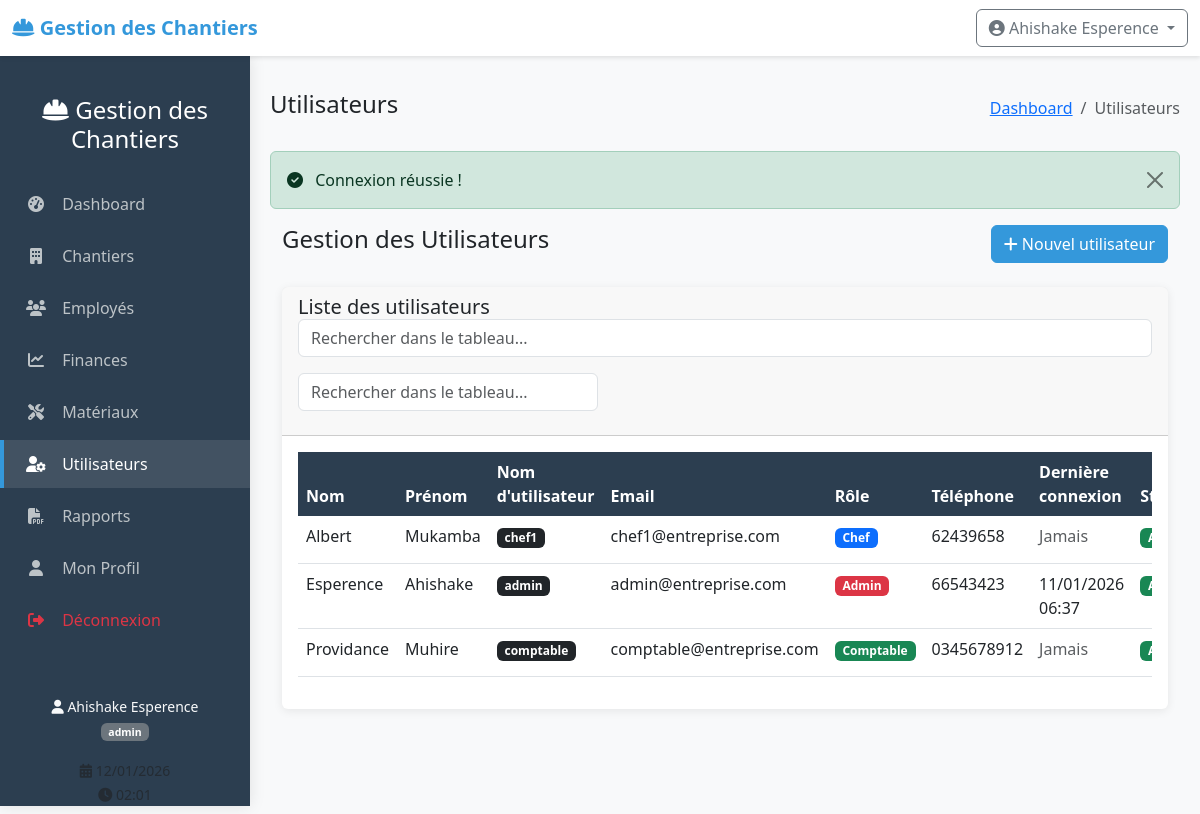
Before: /index.php?controller=user&action=index (signed in) with the older database file.
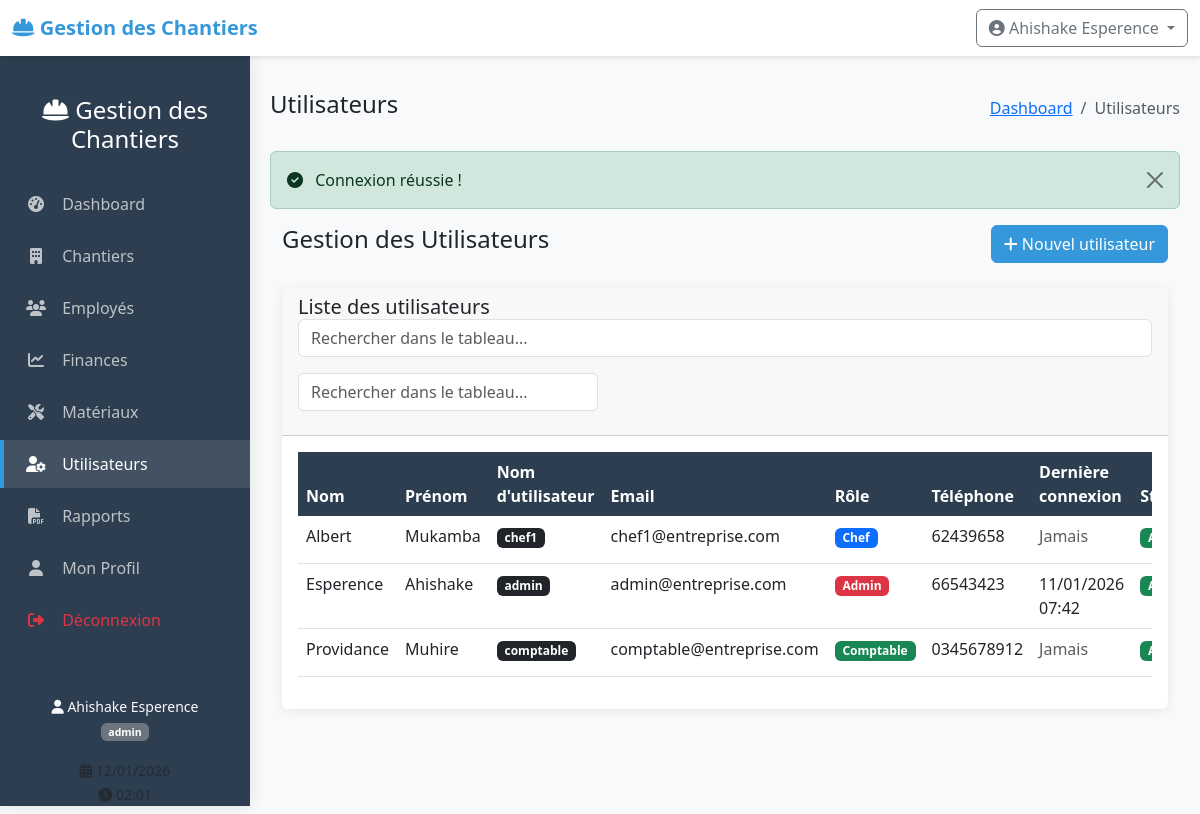
After: the same page with the newer database file.
### tables this page shows
CREATE TABLE users (
    id INTEGER PRIMARY KEY AUTOINCREMENT,
    username VARCHAR(50) UNIQUE NOT NULL,
    password VARCHAR(255) NOT NULL,
    nom VARCHAR(100) NOT NULL,
    prenom VARCHAR(100) NOT NULL,
    email VARCHAR(150) UNIQUE NOT NULL,
    role VARCHAR(20) NOT NULL CHECK(role IN ('admin', 'chef', 'comptable')),
    telephone VARCHAR(20),
    created_at DATETIME DEFAULT CURRENT_TIMESTAMP,
    last_login DATETIME,
    status BOOLEAN DEFAULT 1
);

### index.php (called while the page is built, shortened)
<?php
$controller = $_GET['controller'] ?? 'dashboard';
$action = $_GET['action'] ?? 'index';
$controllerInstance = new $controllerClass();
$id = $_GET['id'] ?? null;
if ($id !== null) {
    $data = $controllerInstance->$action($id);
} else {
    $data = $controllerInstance->$action();
}
$viewFolders = [
    'dashboard' => 'dashboard',
    'chantier' => 'chantiers',
    'employe' => 'employes',
    'materiau' => 'materiaux',
    'finance' => 'finances',
    'user' => 'users',
    'rapport' => 'repports'
];
$viewFolder = $viewFolders[$controller] ?? 'dashboard';
$viewFile = __DIR__ . '/views/' . $viewFolder . '/' . $action . '.php';
require_once $viewFile;

### models/User.php (called while the page is built, shortened)
<?php
class User {
    private $db;
    public function __construct() {
        $this->db = Database::getInstance()->getConnection();
    }
    public function getAll() {
        $sql = "SELECT * FROM users ORDER BY nom, prenom";
        $stmt = $this->db->query($sql);
        return $stmt->fetchAll();
    }
}
?>

### config/database.php (called while the page is built, shortened)
<?php
class Database {
    private static $instance = null;
    private $connection;
    private function __construct() {
        try {
            $this->connection = new PDO('sqlite:' . dirname(__DIR__) . '/data/chantiers.db');
            $this->connection->setAttribute(PDO::ATTR_ERRMODE, PDO::ERRMODE_EXCEPTION);
            $this->connection->setAttribute(PDO::ATTR_DEFAULT_FETCH_MODE, PDO::FETCH_ASSOC);
            $this->connection->exec('PRAGMA foreign_keys = ON');
        } catch(PDOException $e) {
            die("Erreur de connexion : " . $e->getMessage());
        }
    }
    public static function getInstance() {
        if (self::$instance == null) {
            self::$instance = new Database();
        }
        return self::$instance;
    }
    public function getConnection() {
        return $this->connection;
    }
}
?>

### controllers/UserController.php (called while the page is built, shortened)
<?php
require_once __DIR__ . '/../models/User.php';
class UserController {
    private $userModel;
    public function __construct() {
        $this->userModel = new User();
    }
    public function index() {
        $users = $this->userModel->getAll();
        return ['users' => $users];
    }
}
?>

### views/users/index.php (the view, shortened to what the changed rows need)
<?php
include __DIR__ . '/../../includes/header.php';
$data = $GLOBALS['data'] ?? [];
$users = $data['users'] ?? [];
?>
<div class="container-fluid">
    <div class="card">
        <div class="card-body">
            <?php if (empty($users)): ?>
            <div class="alert alert-info">
                <i class="fas fa-info-circle"></i> Aucun utilisateur trouvé.
            </div>
            <?php else: ?>
            <div class="table-responsive">
                <table class="table table-hover" id="tableUsers">
                    <thead>
                        <tr>
                            <th>Nom</th>
                            <th>Prénom</th>
                            <th>Nom d'utilisateur</th>
                            <th>Email</th>
                            <th>Rôle</th>
                            <th>Téléphone</th>
                            <th>Dernière connexion</th>
                            <th>Statut</th>
                        </tr>
                    </thead>
                    <tbody>
                        <?php foreach ($users as $user): ?>
                        <tr>
                            <td><?php echo htmlspecialchars($user['nom']); ?></td>
                            <td><?php echo htmlspecialchars($user['prenom']); ?></td>
                            <td>
                                <span class="badge bg-dark"><?php echo htmlspecialchars($user['username']); ?></span>
                            </td>
                            <td><?php echo htmlspecialchars($user['email']); ?></td>
                            <td>
                                <span class="badge
                                    <?php echo $user['role'] == 'admin' ? 'bg-danger' :
                                           ($user['role'] == 'chef' ? 'bg-primary' : 'bg-success'); ?>">
                                    <?php echo ucfirst($user['role']); ?>
                                </span>
                            </td>
                            <td><?php echo htmlspecialchars($user['telephone'] ?? 'N/A'); ?></td>
                            <td>
                                <?php echo $user['last_login'] ?
                                    date('d/m/Y H:i', strtotime($user['last_login'])) :
                                    '<span class="text-muted">Jamais</span>'; ?>
                            </td>
                            <td>
                                <span class="badge
                                    <?php echo $user['status'] ? 'bg-success' : 'bg-danger'; ?>">
                                </span>
                            </td>
                        </tr>
                        <?php endforeach; ?>
                    </tbody>
                </table>
            </div>
            <?php endif; ?>
        </div>
    </div>
</div>
<?php include __DIR__ . '/../../includes/footer.php'; ?>

Changed rows visible on the page:
changed users "Esperence": last_login "11/01/2026 06:37" → "11/01/2026 07:42"
